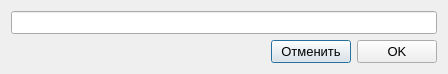
<?xml version="1.0" encoding="UTF-8"?>
<ui version="4.0">
 <class>LinkDialog</class>
 <widget class="QDialog" name="LinkDialog">
  <property name="geometry">
   <rect>
    <x>0</x>
    <y>0</y>
    <width>448</width>
    <height>72</height>
   </rect>
  </property>
  <property name="windowTitle">
   <string>Dialog</string>
  </property>
  <layout class="QVBoxLayout" name="verticalLayout">
   <item>
    <widget class="QLineEdit" name="edtLink">
     <property name="font">
      <font>
       <pointsize>10</pointsize>
      </font>
     </property>
    </widget>
   </item>
   <item>
    <layout class="QHBoxLayout" name="horizontalLayout">
     <item>
      <spacer name="horizontalSpacer">
       <property name="orientation">
        <enum>Qt::Horizontal</enum>
       </property>
       <property name="sizeHint" stdset="0">
        <size>
         <width>40</width>
         <height>20</height>
        </size>
       </property>
      </spacer>
     </item>
     <item>
      <widget class="QPushButton" name="btnCancel">
       <property name="font">
        <font>
         <pointsize>10</pointsize>
        </font>
       </property>
       <property name="text">
        <string>Отменить</string>
       </property>
      </widget>
     </item>
     <item>
      <widget class="QPushButton" name="btnOK">
       <property name="font">
        <font>
         <pointsize>10</pointsize>
        </font>
       </property>
       <property name="text">
        <string>OK</string>
       </property>
      </widget>
     </item>
    </layout>
   </item>
  </layout>
 </widget>
 <tabstops>
  <tabstop>btnOK</tabstop>
  <tabstop>edtLink</tabstop>
  <tabstop>btnCancel</tabstop>
 </tabstops>
 <resources/>
 <connections/>
</ui>
